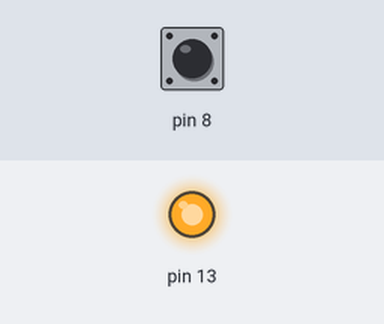
Bench run of a sketch on a simulated Arduino Uno, built with avr-gcc and run on an emulated ATmega328P. Parts: output pins drawn as LEDs (lit = HIGH). Inputs (shaded band) come from the test bench; at power-on: pin 8 HIGH.

Above: at 1.2 s.
1.3 s: pin 8 pulled LOW for 0.15 s
At 1.37 s:
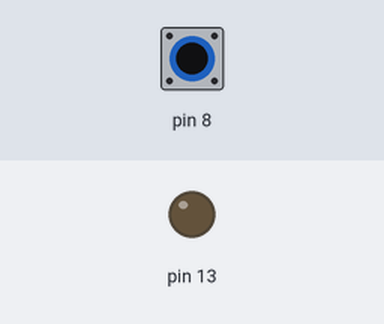
2.9 s: pin 8 pulled LOW for 3.2 s
At 6.4 s:
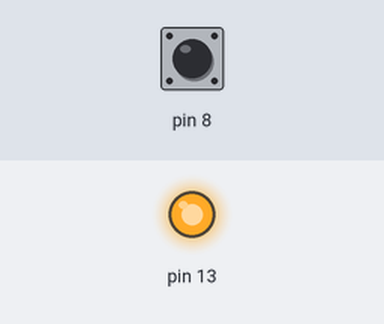
Timing chart, 0 to 7.9 s (numbered marks = the images above; inputs shaded):
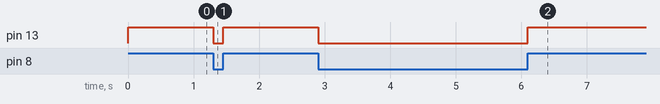

Measured:
- after the input at 1.3 s, pin 13: HIGH → LOW at once, → HIGH 0.15 s later
- after the input at 2.9 s, pin 13: HIGH → LOW at once, → HIGH 3.2 s later

The sketch:

blink.ino
```cpp
void setup() {
  pinMode(8, INPUT);
  digitalWrite(8, HIGH);
  pinMode(13, OUTPUT);
}

void loop() {
  if(digitalRead(8) == HIGH){
    digitalWrite(13, HIGH);
  }
  else{
    digitalWrite(13, LOW);
  }
}
```
